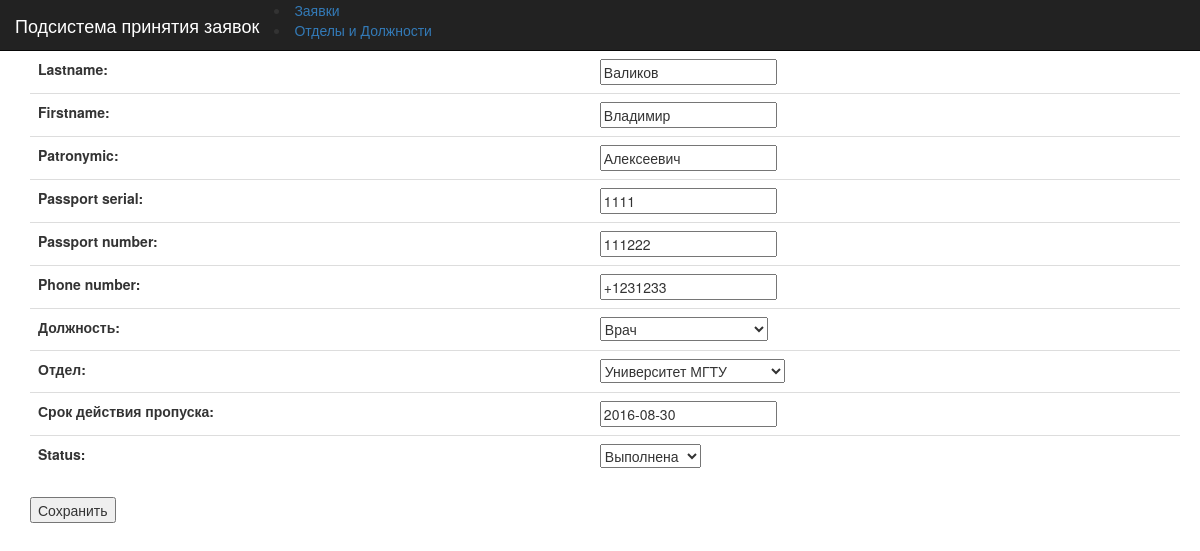
/requestsystem/request/38/, run on the app's committed database.
### RequestSysApplication/models.py (models this page shows, shortened)
class MyRequest(models.Model):
    firstname = models.CharField(max_length=20)
    lastname = models.CharField(max_length=20)
    patronymic = models.CharField(max_length=20, blank=True, null=True)
    passport_serial = models.IntegerField(blank=True)
    passport_number = models.IntegerField(blank=True)
    registration_date = models.DateField(auto_now_add=True, verbose_name="Дата создания заявки")
    end_date = models.DateField(verbose_name="Срок действия пропуска", default='2016-08-30')
    phone_number = models.CharField(max_length=15,  blank=True,
                                    null=True)  # validators should be a list
    department = models.ForeignKey(Department, verbose_name="Отдел", null=True)
    position = models.ForeignKey(Position, verbose_name="Должность", null=True)
    createtime = models.DateTimeField(default=timezone.now)
    NEW = 'NEW'
    APPROVED = 'APR'
    CANCELLED = 'CAN'
    DONE = 'DON'
    REQUEST_STATUSES = (
        (NEW, 'Новая'),
        (APPROVED, 'Утверждена'),
        (CANCELLED, 'Отменена'),
        (DONE, 'Выполнена'),
    )
    status = models.CharField(max_length=3,
                              choices=REQUEST_STATUSES,
                              default=NEW)

### RequestSysApplication/views.py (the view)
# urls.py: url(r'^request/(?P<pk>[0-9]+)/?$', views.request, name = "request"),
def request(request,pk):
    context = RequestSystemSLRequest.request(request,pk)
    if context['error'] == 1:
        return HttpResponse("Error!")
    else:
        return render(request, 'request.html', context)

### RequestSysApplication/forms.py
class RequestForm(ModelForm):
    class Meta:
        model = MyRequest
        fields = ['id','lastname','firstname',  'patronymic', 'passport_serial', 'passport_number', 'phone_number',
                  'position', 'department', 'end_date', 'status']

### MyProject10Sem/utils.py (called while the page is built)
    @classmethod
    def get_connection(cls):
        if cls.obj is None:
            cls.obj = Connection()
        return cls.obj.conn

    @staticmethod
    def get_cursor_description(cursor):
        if cursor.description is not None:
            return list(map(lambda l: list(l)[0], list(cursor.description)))
        return None

    @staticmethod
    def row_to_dict(row, desc):
        return dict(zip(desc, row))

### RequestSysApplication/gateway.py (called while the page is built)
    def __getattribute__(self, key):
        try:
            return super(Gateway, self).__getattribute__(key)
        except AttributeError:
            if key in self.FIELDS:
                return self._fields[key]
            else:
                raise AttributeError('Attribute {} is unknown'.format(key))

    def __setattr__(self, key, value):
        if key in self.FIELDS:
            self._fields[key] = value
            self.__dirty__.add(key)
        else:
            return super(Gateway, self).__setattr__(key, value)

    @classmethod
    def get_conn(cls):
        return Connection.get_connection()

    @classmethod
    def find_by_id(cls, _id):
        c = cls.get_conn().cursor()
        res = c.execute("SELECT * FROM {} WHERE `id` = ?".format(cls.TABLE_NAME), [_id])
        desc = Connection.get_cursor_description(res)
        row = res.fetchone()
        if row is None:
            raise cls().DoesNotExist(_id)
        d = Connection.row_to_dict(row, desc)
        return cls(__exists__=True, **d)

### RequestSysApplication/models.py (called while the page is built)
    def __str__(self):
        full_name = '%s %s' % (self.name, self.number)
        return full_name.strip()

    def __str__(self):
        return self.name

### templates/request.html (shortened to what this page needs)
{% extends "base_nav.html"%}
{% block nav_brand %}Подсистема принятия заявок{% endblock %}
{% block navbar-menu %}
    <li class="active"><a href="/requestsystem">Заявки</a></li>
    <li><a href="/requestsystem/departs">Отделы и Должности</a></li>
{% endblock %}
{% block bodycontent %}
     <form action="/requestsystem/request/{{ id }}/" method="post">
         <table class="table table-responsive">
             {{ form.as_table }}
         </table>
         <input type="submit" value="Сохранить" />
     </form>
{% endblock %}

### templates/base_nav.html (style rules this page uses)
body { padding-top: 50px; padding-left: 30px; padding-right: 20px; }

### data on the page
MyRequest: lastname "Валиков", firstname "Владимир", patronymic "Алексеевич", passport_serial "1111", passport_number "111222", phone_number "+1231233", position "Врач", department "Университет МГТУ", end_date "2016-08-30", status "Выполнена"
